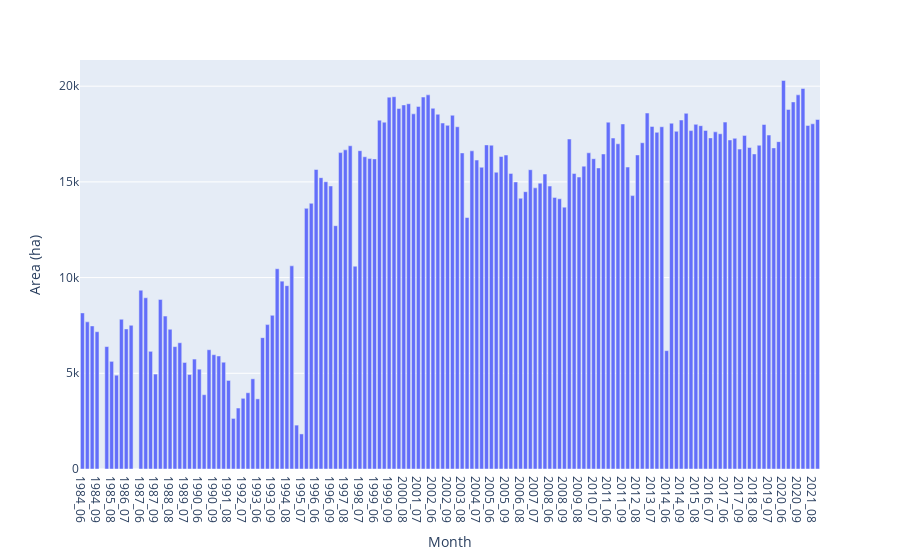

The notebook cell this image was saved under:
### Code cell
geemap.jrc_hist_monthly_history(
    region=region,
    start_month=6,
    end_month=9,
    scale=30,
    frequency='month',
    denominator=1e4,
    y_label='Area (ha)',
)

### Figure 1 — Plotly figure (JSON) as saved in the notebook; plotly's stock layout.template omitted (floating-point values rounded to 4 significant figures; data arrays with more than 128 entries replaced by an {"elided": "..."} marker saying what was removed)
{"data": [{"alignmentgroup": "True", "hovertemplate": "Month=%{x}<br>Area (ha)=%{y}<extra></extra>", "legendgroup": "", "marker": {"color": "#636efa", "pattern": {"shape": ""}}, "name": "", "offsetgroup": "", "orientation": "v", "showlegend": false, "textposition": "auto", "type": "bar", "x": {"elided": "152 str values"}, "xaxis": "x", "y": {"elided": "152 float values"}, "yaxis": "y"}], "layout": {"barmode": "relative", "legend": {"tracegroupgap": 0}, "margin": {"t": 60}, "xaxis": {"anchor": "y", "domain": [0, 1], "title": {"text": "Month"}}, "yaxis": {"anchor": "x", "domain": [0, 1], "title": {"text": "Area (ha)"}}}}
